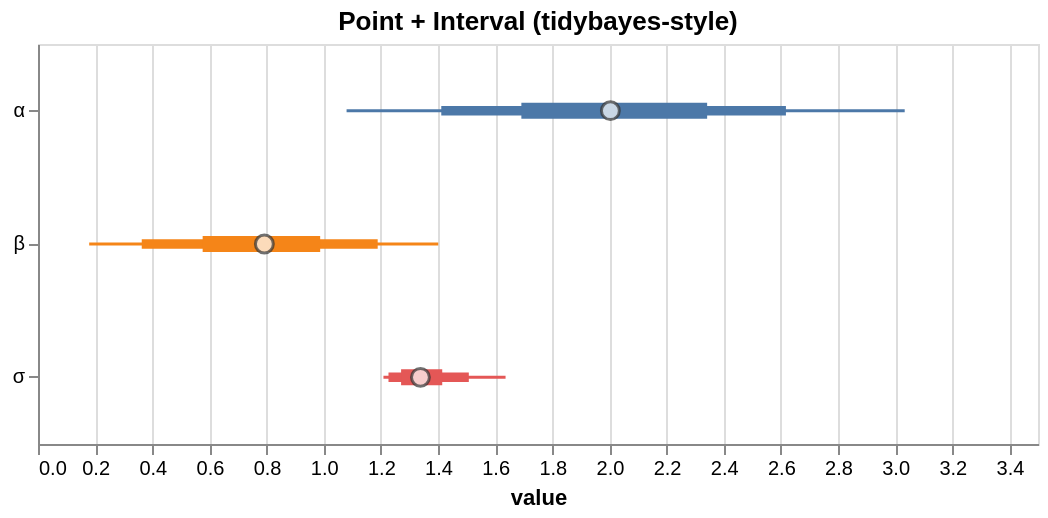

Vega-Lite specification for this chart:
### Vega-Lite specification from a JSON file in a GitHub repository (floating-point values rounded to 4 significant figures)
{"$schema": "https://vega.github.io/schema/vega-lite/v5.json", "config": {"axis": {"labelLimit": 0}, "header": {"labelLimit": 0}, "legend": {"labelLimit": 0}}, "data": {"values": [{"__point__": 1.339, "hi_0_5_": 1.415, "hi_0_8_": 1.508, "hi_0_95_": 1.636, "lo_0_5_": 1.271, "lo_0_8_": 1.227, "lo_0_95_": 1.209, "parameter": "σ"}, {"__point__": 2.003, "hi_0_5_": 2.342, "hi_0_8_": 2.618, "hi_0_95_": 3.033, "lo_0_5_": 1.692, "lo_0_8_": 1.411, "lo_0_95_": 1.08, "parameter": "α"}, {"__point__": 0.7923, "hi_0_5_": 0.9876, "hi_0_8_": 1.189, "hi_0_95_": 1.401, "lo_0_5_": 0.5763, "lo_0_8_": 0.3631, "lo_0_95_": 0.1792, "parameter": "β"}]}, "height": 200, "layer": [{"encoding": {"color": {"field": "parameter", "legend": null, "type": "nominal"}, "tooltip": [{"field": "__point__", "title": "value (estimate)", "type": "quantitative"}, {"field": "parameter", "type": "nominal"}, {"field": "lo_0_95_", "title": "95% lo", "type": "quantitative"}, {"field": "hi_0_95_", "title": "95% hi", "type": "quantitative"}], "x": {"field": "lo_0_95_", "scale": {"zero": false}, "title": "value", "type": "quantitative"}, "x2": {"field": "hi_0_95_"}, "y": {"axis": {"title": null}, "field": "parameter", "type": "nominal"}}, "mark": {"strokeWidth": 1.5, "type": "rule"}, "params": [{"bind": "scales", "name": "grid", "select": {"encodings": ["x"], "type": "interval"}}]}, {"encoding": {"color": {"field": "parameter", "legend": null, "type": "nominal"}, "tooltip": [{"field": "__point__", "title": "value (estimate)", "type": "quantitative"}, {"field": "parameter", "type": "nominal"}, {"field": "lo_0_95_", "title": "95% lo", "type": "quantitative"}, {"field": "hi_0_95_", "title": "95% hi", "type": "quantitative"}], "x": {"field": "lo_0_8_", "scale": {"zero": false}, "title": "value", "type": "quantitative"}, "x2": {"field": "hi_0_8_"}, "y": {"axis": {"title": null}, "field": "parameter", "type": "nominal"}}, "mark": {"strokeWidth": 4.75, "type": "rule"}}, {"encoding": {"color": {"field": "parameter", "legend": null, "type": "nominal"}, "tooltip": [{"field": "__point__", "title": "value (estimate)", "type": "quantitative"}, {"field": "parameter", "type": "nominal"}, {"field": "lo_0_95_", "title": "95% lo", "type": "quantitative"}, {"field": "hi_0_95_", "title": "95% hi", "type": "quantitative"}], "x": {"field": "lo_0_5_", "scale": {"zero": false}, "title": "value", "type": "quantitative"}, "x2": {"field": "hi_0_5_"}, "y": {"axis": {"title": null}, "field": "parameter", "type": "nominal"}}, "mark": {"strokeWidth": 8.0, "type": "rule"}}, {"encoding": {"tooltip": [{"field": "__point__", "title": "value (estimate)", "type": "quantitative"}, {"field": "parameter", "type": "nominal"}, {"field": "lo_0_95_", "title": "95% lo", "type": "quantitative"}, {"field": "hi_0_95_", "title": "95% hi", "type": "quantitative"}], "x": {"field": "__point__", "scale": {"zero": false}, "type": "quantitative"}, "y": {"field": "parameter", "type": "nominal"}}, "mark": {"color": "white", "filled": true, "size": 80, "stroke": "#333", "strokeWidth": 1.5, "type": "point"}}], "title": "Point + Interval (tidybayes-style)", "width": 500}
